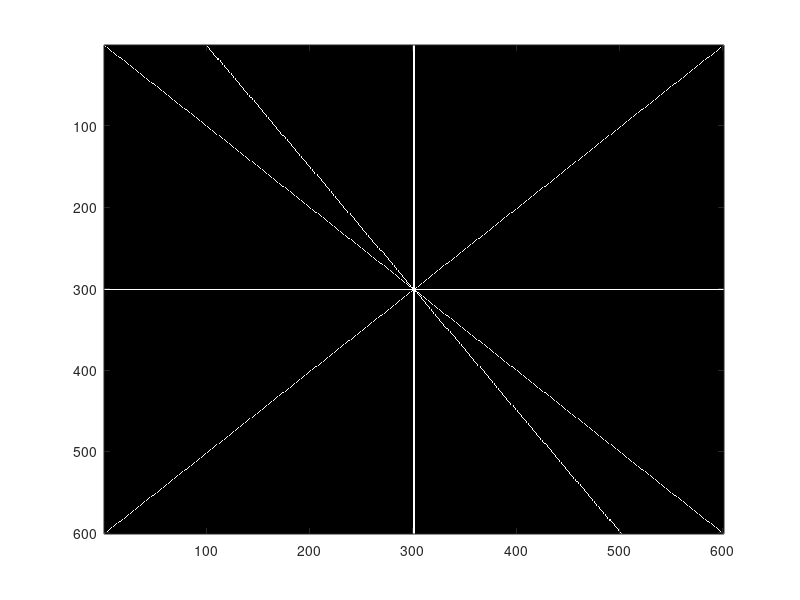

MATLAB code for this plot: (Note: this script raises an error after producing the figure.)
% todo：在一个行列601*601的黑色背景图像中，画几条白色线条
% 根据直线方程，画直线

clc, clear all, close all;

image1 = zeros(601, 601, 3); % 宽高601*601，3通道

% 在第301行（正中间行）画一条白线
for i = 1: 601 % 1~601列
    image1(301, i, :) = 255;
end

% 在第301列（正中间列）画一条白线
for i = 1: 601 % 1~601行
    image1(i, 301, :) = 255;
end

% 在图像上画一条斜对角白线（左上-右下）
for i = 1: 601
    image1(i, i, :) = 255;
end

% 在图像上画一条斜对角白线（左下-右上）
for i = 1: 601 % 1~601行
    image1(i, 602 - i, :) = 255;
end

% 再画一条写白线：y = 1.493*x - 148.393 这里，坐标原点为左上角，x水平向右，y垂直向下
for i = 1: 601 % 1~601行，即y从1~601
    y = i;
    x = (y + 148.393) / 1.493; % double类型
    x = int32(x);
    image1(y, x, :) = 255; % 坐标点（y，x）是第y行第x列
end

figure('Name', 'my figure');
colormap('gray');
image(image1);

% 帧保存成图片
imwrite(image1, strcat('./images/', 'image_lines', '.jpg')); % 保存图像
